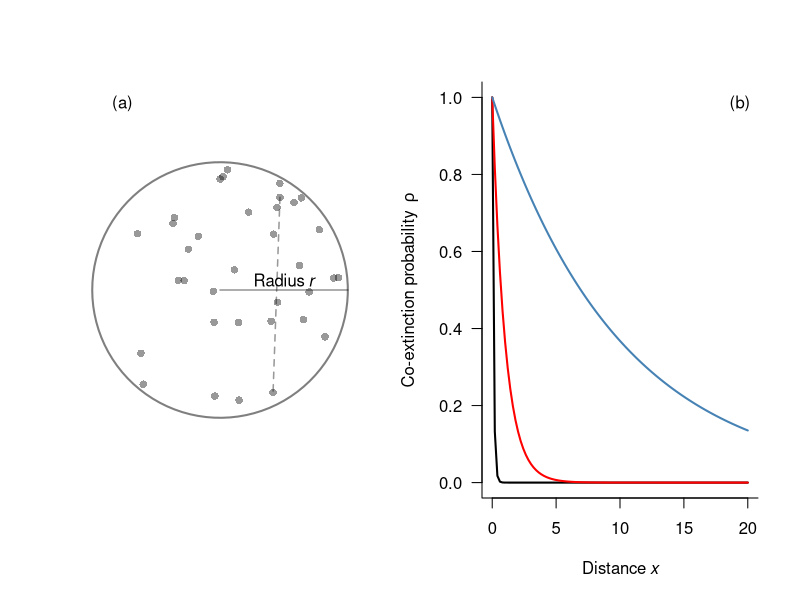

This chart was generated by the following R code:
pdf("figure1.pdf", width = 8, height = 4.5)
par(mfrow=c(1,2))
COL <- c("black", "red", "steelblue")

# Circle-shaped ecosystem
  ## draw circle
  theta <- seq(-pi, pi, length=100)
  plot(cos(theta), sin(theta), type="l", asp = 1, axes=F, ann=F, col=grey(0,0.5), lwd=2)
  
  ## random XY coordinate
  r <- 0.98
  N <- rpois(1,10*pi*r^2)
  Y <- runif(N, -r, r)
  xlim <- sqrt(r^2 - Y^2)
  X <- sapply(1:length(Y), function(x)runif(1, -xlim[x], xlim[x]))
  points(X, Y, pch = 21, col = NA, bg = grey(0,0.4))
  
  ## radius r
  segments(0, 0, 1, 0, col = grey(0,0.4), lwd = 1.5)
  text(0.5, 0.075, labels = "Radius"~italic("r"))
  
  ## separation distance x
  segments(X[1],Y[1], X[2], Y[2], lty = 2, col = grey(0,0.4), lwd = 1.5)
  
  ## Panel label
  legend("topleft", legend="(a)", bty = "n")
  
# Distance dependence in co-extinction probability
  x <- seq(0, 20, length = 100)
  beta <- c(10, 1, 0.1)
  Y <- sapply(beta, function(b)exp(-b*x) )
  matplot(x,Y, type = "l", axes = F, ann = F, col = COL, lty = 1, lwd = 2)
  axis(1);axis(2, las=2); box(bty="l")
  mtext("Distance"~italic(x), 1, line=3)
  mtext("Co-extinction probability"~~rho, 2, line=3)
  
  ## Panel label
  legend("topright", legend="(b)", bty = "n")

dev.off()
